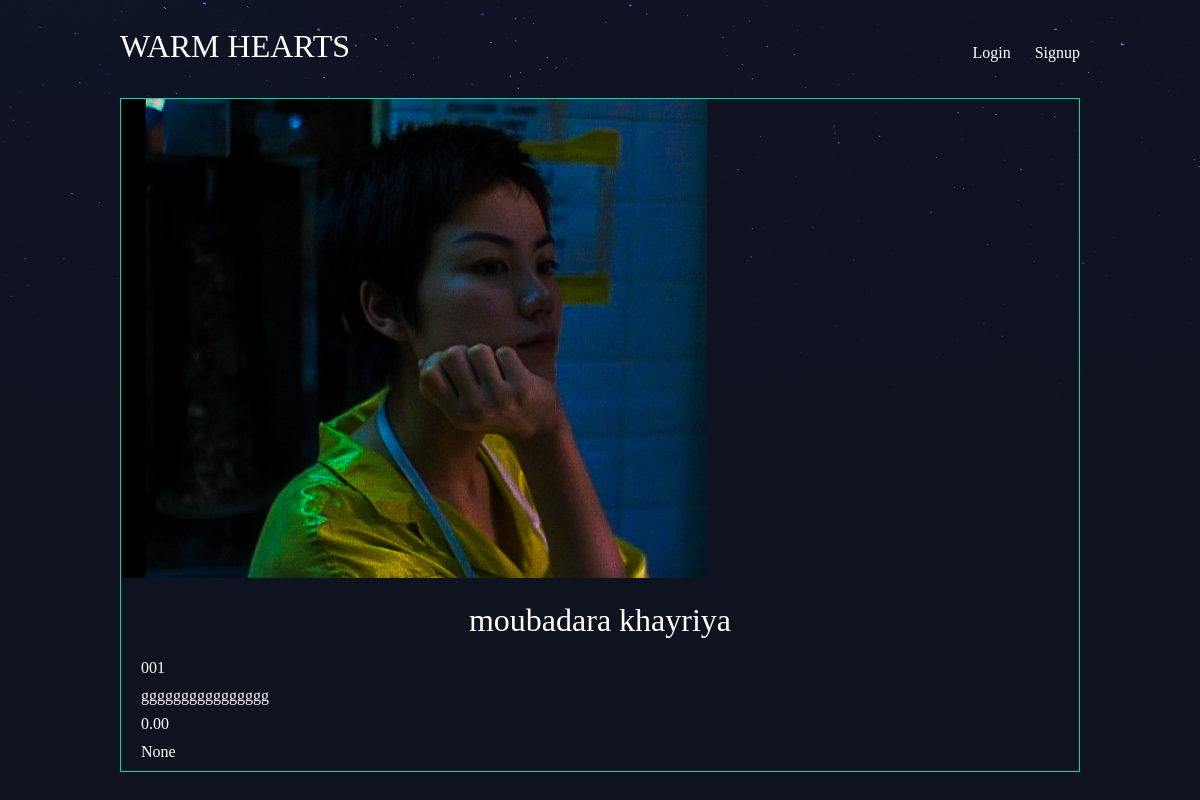
Screenshot of /campagne/moubadara-khayriya/ with the database file from the repository.
### campagne/models.py (models this page shows, shortened)
class Campagne(models.Model):
    charity_number = models.CharField(max_length=50)
    slug = models.SlugField()
    nom = models.CharField(max_length=100)
    histoire = models.TextField()
    montant = models.DecimalField(max_digits=6, decimal_places=2, default=0.0)
    supporteurs = models.IntegerField(max_length=100, null = True)
    thumbnail = models.ImageField(default='default.png', blank=True)
    fundraiser = models.ForeignKey(User, on_delete=models.CASCADE, default=None)

### campagne/views.py (the view)
# urls.py: re_path(r'^(?P<slug>[\w-]+)/$', views.campagne_detail, name="detail"),
def campagne_detail(request, slug):
    campagne = Campagne.objects.get(slug=slug)
    return render(request, 'campagne/campagne_detail.html', { 'campagne': campagne })

### campagne/templates/campagne/campagne_detail.html
{% extends 'base.html'%}
{% block content %}
<div class="campagne-detail">
    <div class="campagne">
        <img src="{{ campagne.thumbnail.url}}">
        <h2>{{ campagne.nom }}</h2>
        <p>{{ campagne.charity_number }}</p>
        <p>{{ campagne.histoire }}</p>
        <p>{{ campagne.montant }}</p>
        <p>{{ campagne.supporteurs }}</p>
    </div>
</div>
{% endblock %}

### assets/styles.css (style rules this page uses)
body { background-color: #0f121f; background-image: url(stars.png); background-repeat: repeat-x; color: #fff; }
body * { font-family: Ubuntu; }
h1, h2, h3, h4, h5 { font-weight: normal; margin: 0; }
.campagne { padding: 10px; border: 1px solid #00dba0; position: relative; padding-bottom: 40px; }
.campagne h2 { font-size: 1.2em; }
.campagne-detail .campagne { padding: 0; }
.campagne-detail .campagne img { max-width: 100%; }
.campagne-detail .campagne h2 { text-align: center; margin: 20px auto; font-size: 2em }
.campagne-detail .campagne p { margin: 10px 20px }

### rows the page displays
Campagne: thumbnail (picture), nom "moubadara khayriya", charity_number "001", histoire "gggggggggggggggg", montant "0.00", supporteurs "None"
